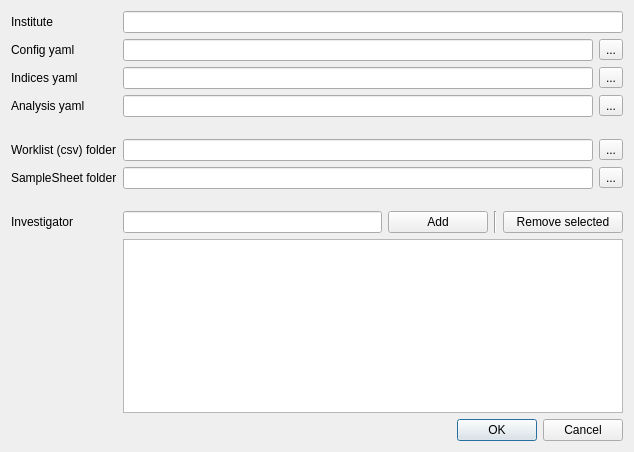
<?xml version="1.0" encoding="UTF-8"?>
<ui version="4.0">
 <class>Dialog</class>
 <widget class="QDialog" name="Dialog">
  <property name="geometry">
   <rect>
    <x>0</x>
    <y>0</y>
    <width>634</width>
    <height>452</height>
   </rect>
  </property>
  <property name="windowTitle">
   <string>Dialog</string>
  </property>
  <layout class="QVBoxLayout" name="verticalLayout">
   <item>
    <layout class="QFormLayout" name="formLayout">
     <property name="sizeConstraint">
      <enum>QLayout::SetNoConstraint</enum>
     </property>
     <property name="fieldGrowthPolicy">
      <enum>QFormLayout::ExpandingFieldsGrow</enum>
     </property>
     <item row="0" column="0">
      <widget class="QLabel" name="label_3">
       <property name="text">
        <string>Institute</string>
       </property>
      </widget>
     </item>
     <item row="0" column="1">
      <widget class="QLineEdit" name="lineEdit_institute"/>
     </item>
     <item row="1" column="0">
      <widget class="QLabel" name="label_6">
       <property name="text">
        <string>Config yaml</string>
       </property>
      </widget>
     </item>
     <item row="1" column="1">
      <layout class="QHBoxLayout" name="horizontalLayout_configfile">
       <item>
        <widget class="QLineEdit" name="lineEdit_config_file"/>
       </item>
       <item>
        <widget class="QToolButton" name="toolButton_config_file">
         <property name="text">
          <string>...</string>
         </property>
        </widget>
       </item>
      </layout>
     </item>
     <item row="2" column="0">
      <widget class="QLabel" name="lbl_1">
       <property name="text">
        <string>Indices yaml</string>
       </property>
      </widget>
     </item>
     <item row="2" column="1">
      <layout class="QHBoxLayout" name="horizontalLayout">
       <item>
        <widget class="QLineEdit" name="lineEdit_indices_file"/>
       </item>
       <item>
        <widget class="QToolButton" name="toolButton_indices_file">
         <property name="text">
          <string>...</string>
         </property>
        </widget>
       </item>
      </layout>
     </item>
     <item row="3" column="0">
      <widget class="QLabel" name="label">
       <property name="text">
        <string>Analysis yaml</string>
       </property>
      </widget>
     </item>
     <item row="3" column="1">
      <layout class="QHBoxLayout" name="horizontalLayout_3">
       <item>
        <widget class="QLineEdit" name="lineEdit_analysis_file"/>
       </item>
       <item>
        <widget class="QToolButton" name="toolButton_analysis_file">
         <property name="text">
          <string>...</string>
         </property>
        </widget>
       </item>
      </layout>
     </item>
     <item row="4" column="1">
      <spacer name="verticalSpacer_3">
       <property name="orientation">
        <enum>Qt::Vertical</enum>
       </property>
       <property name="sizeHint" stdset="0">
        <size>
         <width>20</width>
         <height>10</height>
        </size>
       </property>
      </spacer>
     </item>
     <item row="5" column="0">
      <widget class="QLabel" name="label_4">
       <property name="text">
        <string>Worklist (csv) folder</string>
       </property>
      </widget>
     </item>
     <item row="5" column="1">
      <layout class="QHBoxLayout" name="horizontalLayout_2">
       <item>
        <widget class="QLineEdit" name="lineEdit_worklist_folder"/>
       </item>
       <item>
        <widget class="QToolButton" name="toolButton_worklist_folder">
         <property name="text">
          <string>...</string>
         </property>
        </widget>
       </item>
      </layout>
     </item>
     <item row="6" column="0">
      <widget class="QLabel" name="label_2">
       <property name="text">
        <string>SampleSheet folder</string>
       </property>
      </widget>
     </item>
     <item row="6" column="1">
      <layout class="QHBoxLayout" name="horizontalLayout_4">
       <item>
        <widget class="QLineEdit" name="lineEdit_samplesheets_folder"/>
       </item>
       <item>
        <widget class="QToolButton" name="toolButton_samplesheets_folder">
         <property name="text">
          <string>...</string>
         </property>
        </widget>
       </item>
      </layout>
     </item>
     <item row="7" column="1">
      <spacer name="verticalSpacer_2">
       <property name="orientation">
        <enum>Qt::Vertical</enum>
       </property>
       <property name="sizeType">
        <enum>QSizePolicy::Fixed</enum>
       </property>
       <property name="sizeHint" stdset="0">
        <size>
         <width>20</width>
         <height>10</height>
        </size>
       </property>
      </spacer>
     </item>
     <item row="8" column="0">
      <widget class="QLabel" name="label_5">
       <property name="text">
        <string>Investigator</string>
       </property>
      </widget>
     </item>
     <item row="8" column="1">
      <layout class="QHBoxLayout" name="horizontalLayout_5">
       <item>
        <widget class="QLineEdit" name="lineEdit_add_investigator"/>
       </item>
       <item>
        <widget class="QPushButton" name="pushButton_add_investigator">
         <property name="minimumSize">
          <size>
           <width>100</width>
           <height>0</height>
          </size>
         </property>
         <property name="text">
          <string>Add</string>
         </property>
        </widget>
       </item>
       <item>
        <widget class="Line" name="line">
         <property name="orientation">
          <enum>Qt::Vertical</enum>
         </property>
        </widget>
       </item>
       <item>
        <widget class="QPushButton" name="pushButton_remove_investigators">
         <property name="sizePolicy">
          <sizepolicy hsizetype="Minimum" vsizetype="Fixed">
           <horstretch>0</horstretch>
           <verstretch>0</verstretch>
          </sizepolicy>
         </property>
         <property name="minimumSize">
          <size>
           <width>120</width>
           <height>0</height>
          </size>
         </property>
         <property name="text">
          <string>Remove selected</string>
         </property>
        </widget>
       </item>
      </layout>
     </item>
     <item row="9" column="1">
      <widget class="QListWidget" name="listWidget_investigators">
       <property name="sizePolicy">
        <sizepolicy hsizetype="Expanding" vsizetype="Expanding">
         <horstretch>0</horstretch>
         <verstretch>1</verstretch>
        </sizepolicy>
       </property>
       <property name="minimumSize">
        <size>
         <width>100</width>
         <height>100</height>
        </size>
       </property>
       <property name="maximumSize">
        <size>
         <width>16777215</width>
         <height>16777215</height>
        </size>
       </property>
       <property name="movement">
        <enum>QListView::Static</enum>
       </property>
       <property name="resizeMode">
        <enum>QListView::Adjust</enum>
       </property>
      </widget>
     </item>
    </layout>
   </item>
   <item>
    <widget class="QDialogButtonBox" name="buttonBox">
     <property name="orientation">
      <enum>Qt::Horizontal</enum>
     </property>
     <property name="standardButtons">
      <set>QDialogButtonBox::Cancel|QDialogButtonBox::Ok</set>
     </property>
    </widget>
   </item>
  </layout>
 </widget>
 <resources/>
 <connections>
  <connection>
   <sender>buttonBox</sender>
   <signal>accepted()</signal>
   <receiver>Dialog</receiver>
   <slot>accept()</slot>
   <hints>
    <hint type="sourcelabel">
     <x>248</x>
     <y>254</y>
    </hint>
    <hint type="destinationlabel">
     <x>157</x>
     <y>274</y>
    </hint>
   </hints>
  </connection>
  <connection>
   <sender>buttonBox</sender>
   <signal>rejected()</signal>
   <receiver>Dialog</receiver>
   <slot>reject()</slot>
   <hints>
    <hint type="sourcelabel">
     <x>316</x>
     <y>260</y>
    </hint>
    <hint type="destinationlabel">
     <x>286</x>
     <y>274</y>
    </hint>
   </hints>
  </connection>
 </connections>
</ui>
